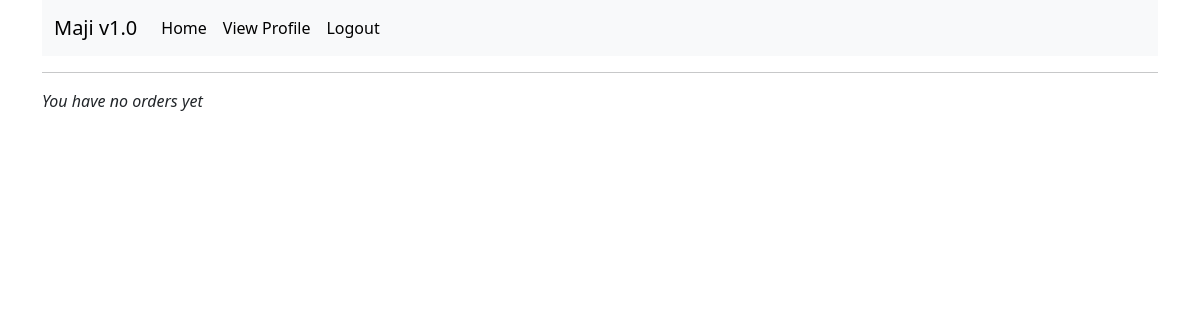
Page /order_history (signed in) on the earlier database version.
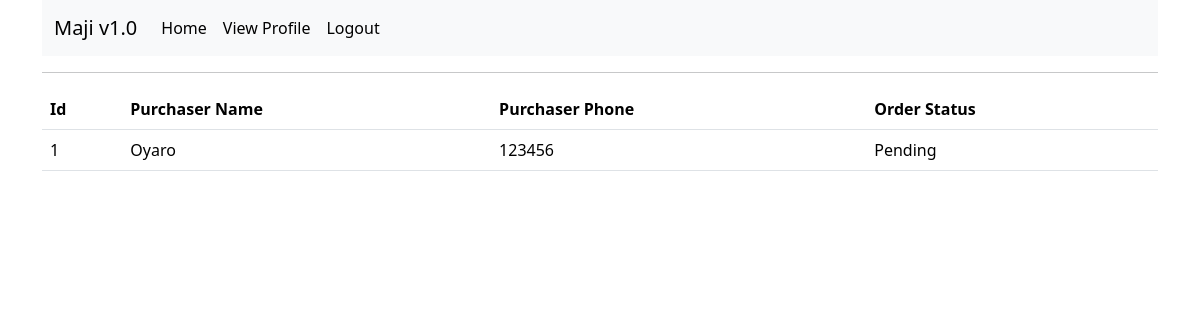
Same page on the later database version.
### app/models.py (models this page shows, shortened)
class Order(db.Model):
    id = db.Column(db.Integer, primary_key=True)
    checked = db.Column(db.Boolean, default=False)
    buyer_name = db.Column(db.String(50), db.ForeignKey("users.username"))
    seller_id = db.Column(db.Integer, db.ForeignKey("users.id"))

class Users(UserMixin, db.Model):
    id = db.Column(db.Integer, primary_key=True)
    username = db.Column(db.String(50), index=True)
    email = db.Column(db.String(120), index=True, unique=True)
    county = db.Column(db.String(30))
    phone_number = db.Column(db.String(13))
    password_hash = db.Column(db.String(128))
    type = db.Column(db.String(10))
    orderee = db.relationship("Order", foreign_keys='Order.buyer_name', backref='purchaser', lazy="dynamic")
    ordered_to = db.relationship("Order", foreign_keys='Order.seller_id', cascade="all, delete-orphan", backref='seller', lazy="dynamic")

### app/routes.py (the view)
@app.route('/order_history')
@login_required
def order_history():
    orders = Order.query.filter_by(seller=current_user).all()
    return render_template('order_history.html', orders=orders)

### app/models.py (called while the page is built)
@login.user_loader
def Load_user(id):
    return Users.query.get(int(id))

### app/templates/order_history.html
{% extends 'base.html' %}
{% block content %}
	{% if orders|length > 0 %}
		<table class="table">
			<tr>
				<th scope="col">Id</th>
				<th scope="col">Purchaser Name</th>
				<th scope="col">Purchaser Phone</th>
				<th scope="col">Order Status</th>
			</tr>
			{% for order in orders %}
			<tr>
				<td scope="row">{{ order.id }}</td>
				<td>{{ order.purchaser.username }}</td>
				<td>{{ order.purchaser.phone_number }}</td>
				{% if order.checked %}
				<td>Completed</td>
				{% else %}
				<td>Pending</td>
				{% endif %}
			</tr>
			{% endfor %}
		</table>
	{% else %}
		<p><i>You have no orders yet</i></p>
	{% endif %}
{% endblock %}

### app/templates/base.html (shortened to what this page needs)
<!doctype html>
<html lang="en">
	<head>
		<link href="https://cdn.jsdelivr.net/npm/bootstrap@5.3.3/dist/css/bootstrap.min.css" rel="stylesheet">
	</head>
	<body>
		<div class="container">
		{% include 'nav.html' %}
		<hr>
		{% block content %}
		{% endblock %}
		</div>
	</body>
</html>

### app/templates/nav.html (shortened to what this page needs)
<nav class="navbar navbar-expand-lg bg-body-tertiary">
	<div class="container-fluid">
		<a class="navbar-brand" href="#">Maji v1.0</a>
		<div class="collapse navbar-collapse" id="navbarSupportedContent">
			<ul class="navbar-nav me-auto mb-2 mb-lg-0">
				{% if current_user.is_anonymous %}
				<li class="nav-item"><a class="nav-link active" aria-current="page" href="{{ url_for("login") }}">Login</a></li>
				<li class="nav-item"><a class="nav-link active" aria-current="page" href="{{ url_for("register") }}">Register</a></li>
				{% else %}
				{% if current_user.email == "admin@admin.com" %}
				<li class="nav-item"><a class="nav-link active" aria-current="page" href="{{ url_for("admin") }}">Home</a></li>
				{% else %}
				<li class="nav-item"><a class="nav-link active" aria-current="page" href="{{ url_for("home") }}">Home</a></li>
				{% endif %}
				<li class="nav-item"><a class="nav-link active" aria-current="page" href="{{ url_for("profile") }}">View Profile</a></li>
				<li class="nav-item"><a class="nav-link active" aria-current="page" href="{{ url_for("logout") }}">Logout</a></li>
				{% endif %}
			</ul>
		</div>
	</div>
</nav>

Differences in the rows shown:
added Order: id "1", purchaser.username "Oyaro", purchaser.phone_number "123456", checked "Pending"
Other differences:
text no longer shown: "You have no orders yet"
text now shown: "Id Purchaser Name Purchaser Phone Order Status"
